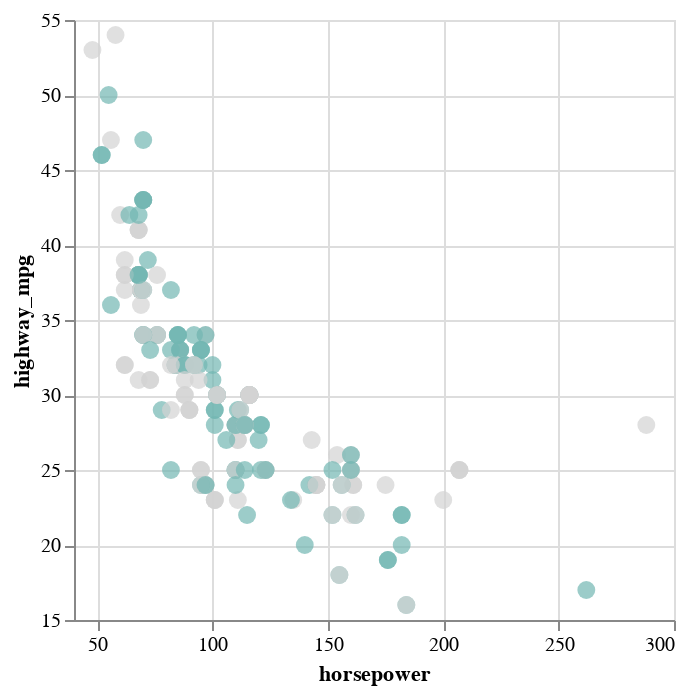

Here is the notebook cell this chart was saved with:
### Code cell
alt.Chart(df).mark_circle(size=80).encode(
    x=alt.X('horsepower:Q',  scale=alt.Scale(zero=False)),
    y=alt.Y('highway_mpg:Q', scale=alt.Scale(zero=False)),
    color=color_d,
    tooltip='make:N'
).add_params(
    selection_d
)

### Figure 1 — Vega-Lite specification as saved in the notebook (floating-point values rounded to 4 significant figures; data arrays with more than 128 entries replaced by an {"elided": "..."} marker saying what was removed)
{"config": {"view": {"continuousWidth": 300, "continuousHeight": 300}}, "data": {"name": "data-387f081f80cceeb89d7db8f93752da3d"}, "mark": {"type": "circle", "size": 80}, "encoding": {"color": {"condition": {"param": "param_8", "field": "body_style", "legend": null, "type": "nominal"}, "value": "lightgray"}, "tooltip": {"field": "make", "type": "nominal"}, "x": {"field": "horsepower", "scale": {"zero": false}, "type": "quantitative"}, "y": {"field": "highway_mpg", "scale": {"zero": false}, "type": "quantitative"}}, "params": [{"name": "param_8", "select": {"type": "point", "fields": ["body_style"]}, "bind": {"input": "select", "options": ["convertible", "hatchback", "sedan", "wagon", "hardtop"], "name": "Body: "}, "value": "sedan"}], "$schema": "https://vega.github.io/schema/vega-lite/v5.16.3.json", "datasets": {"data-387f081f80cceeb89d7db8f93752da3d": {"elided": "205 records"}}}
